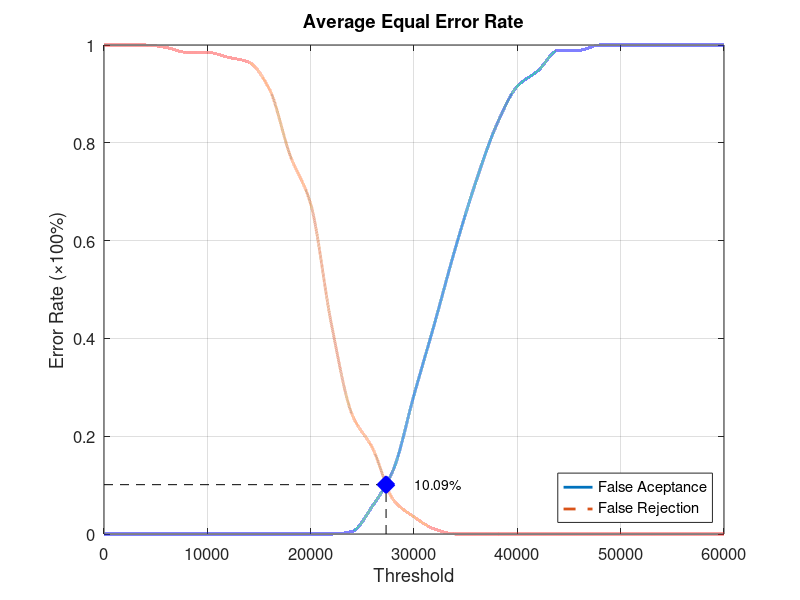
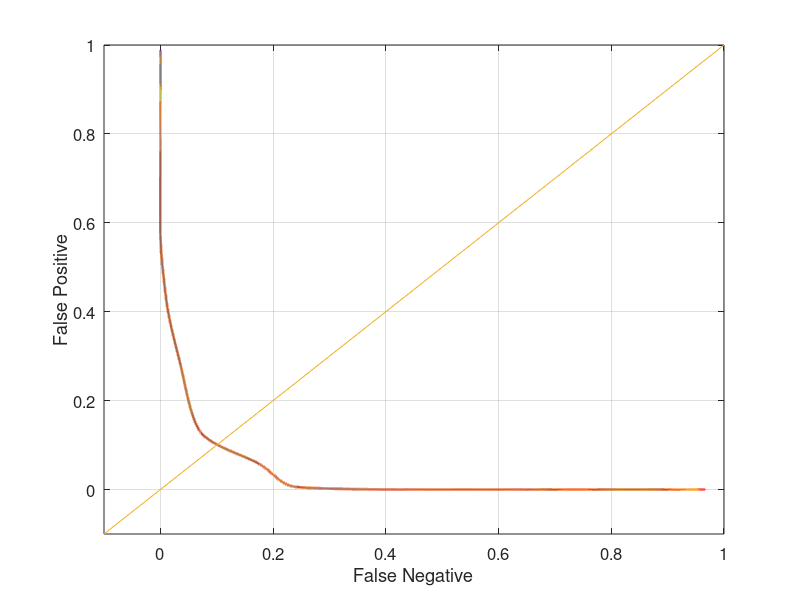

MATLAB code to generate these figures, in order:
function yEER = Database3_1
close all;
clear;
clc;
x = 0:2000:60000;
xq = 0:0.5:60000;

y0 = [0 0 0 0 0 0 0 0 0 0 0 0 0.00526316 0.0578947 0.131579 0.284211 0.431579 0.584211 0.721053 0.836842 0.915789 0.947368 0.989474 0.989474 1 1 1 1 1 1 1];
yy0 = interp1(x, y0, xq, 'pchip');
y1 = [1 1 1 0.995 0.985 0.985 0.975 0.965 0.91 0.775 0.675 0.43 0.245 0.175 0.07 0.035 0.01 0 0 0 0 0 0 0 0 0 0 0 0 0 0];
yy1 = interp1(x, y1, xq, 'pchip');

% Calculating EER: 
y2 = abs(y0 - y1);
find(y2 == min(y2))
yy2 = abs(yy0 - yy1);
xEER = find(yy2 == min(yy2));
xEERIndex = xq(xEER) % X-axis EER
yEER = yy0(xEER) % Y-axis EER

main = figure
plot(xq, yy0,'-','LineWidth', 2);	hold on
plot(xq, yy1,'--','LineWidth', 2);	hold on
plot([xEERIndex xEERIndex], [0 yEER], 'k--');	hold on
plot([0 xEERIndex], [yEER yEER], 'k--');	hold on
plot(xEERIndex, yEER, 'bx', 'LineWidth', 10);	hold on
text(xEERIndex + 10 * xEERIndex / 100, yEER, [num2str(round((10000 * yEER)) / 100) '%'])
legend('False Aceptance', 'False Rejection', 'Location', 'SouthEast')
xlabel('Threshold')
ylabel('Error Rate (\times100%)')
title('Average Equal Error Rate')
set(gca, 'FontSize', 12)
axis([0 60000 0 1])
grid on

print(main, 'Database3_1Main', '-dpng');
FNRxFPR = figure('Color', [1 1 1]);
plot(yy1, yy0, '-', yy1, yy0, 'LineWidth', 2);
hold on
y = -0.1:0.1:1
plot(y, y); 
set(gca, 'FontSize', 12)
xlabel('False Negative')
ylabel('False Positive')
axis([-0.1 1 -0.1 1])
set(gca, 'FontSize', 12)
grid on

print(FNRxFPR, 'Database3_1FNRxFPR','-dpng');
end
